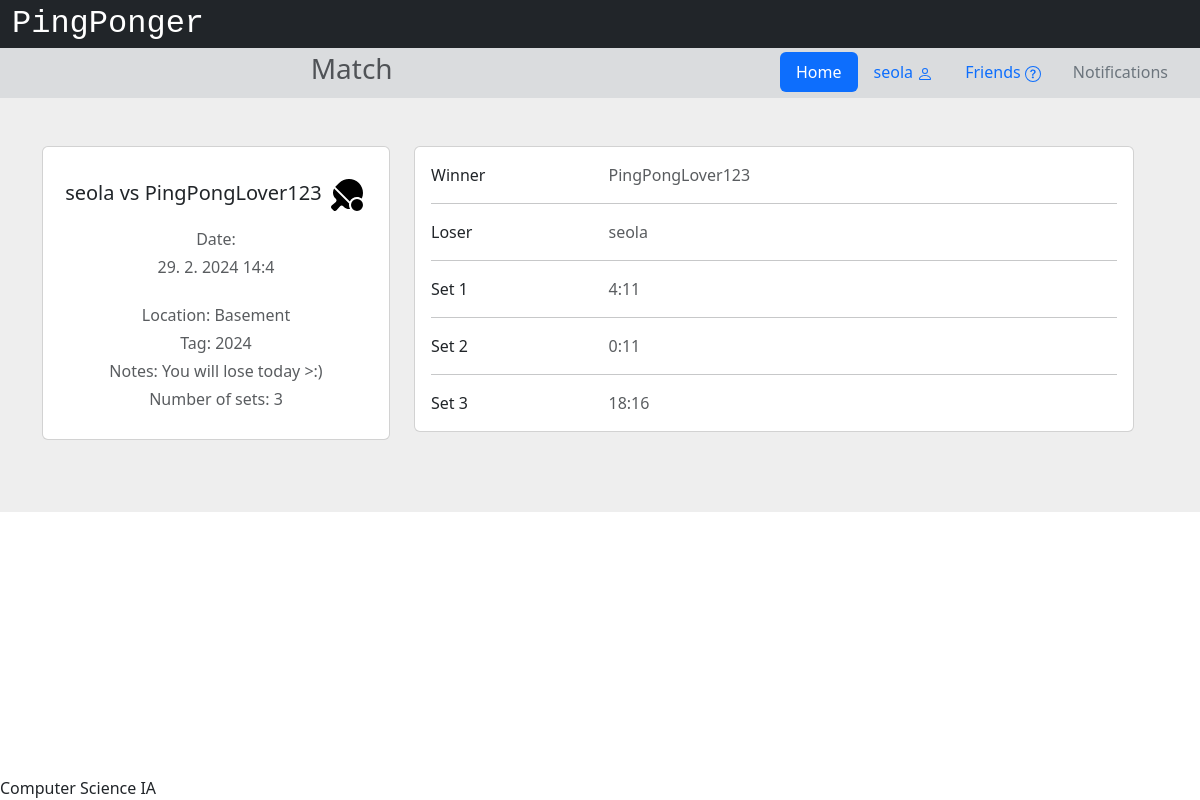
Screenshot of /match/105 (signed in) with the database file from the repository.
### app/models.py (models this page shows, shortened)
class User(db.Model, UserMixin):
    __tablename__ = 'users'
    id = db.Column(db.Integer, primary_key=True)
    username = db.Column(db.String(32), nullable=False)
    email = db.Column(db.String(320), index=True, unique=True, nullable=False)
    password_hash = db.Column(db.String(128))
    join_date = db.Column(db.DateTime(timezone=True), default=datetime.now)
    experience = db.Column(db.String(12))
    age_group = db.Column(db.String(6))
    location_id = db.Column(db.Integer, db.ForeignKey('locations.id'))
    location = db.relationship('Location', back_populates='users')
    notifications = db.Relationship('Notification', back_populates='user', order_by='Notification.id.desc()')

class Friendship(db.Model):
    __tablename__ = 'friendships'
    id = db.Column(db.Integer, primary_key=True)
    friendA = db.Column(db.Integer, nullable=False)
    friendB = db.Column(db.Integer, nullable=False)
    matches = db.Relationship('Match', back_populates='friendship')

class Match(db.Model):
    __tablename__ = 'matches'
    id = db.Column(db.Integer, primary_key=True)
    unique = db.Column(db.String(10), nullable=False)
    notes = db.Column(db.Text())
    setiCount = db.Column(db.Integer)
    date = db.Column(db.DateTime(timezone=True))
    finished = db.Column(db.Boolean)
    confirmA = db.Column(db.Boolean)
    confirmB = db.Column(db.Boolean)
    friendship_id = db.Column(db.Integer, db.ForeignKey('friendships.id'))
    tag_id = db.Column(db.Integer, db.ForeignKey('tags.id'))
    location_id = db.Column(db.Integer, db.ForeignKey('locations.id'))
    friendship = db.relationship('Friendship', back_populates='matches')
    tag = db.relationship('Tag', back_populates='matches')
    location = db.relationship('Location', back_populates='matches')
    winner = db.Column(db.Integer)
    loser = db.Column(db.Integer)
    sets = db.relationship('Set', back_populates='match', lazy=True)

class Location(db.Model):
    __tablename__ = 'locations'
    id = db.Column(db.Integer, primary_key=True)
    location = db.Column(db.String(60))
    users = db.relationship('User', back_populates='location')
    matches = db.relationship('Match', back_populates='location')

class Tag(db.Model):
    __tablename__ = 'tags'
    id = db.Column(db.Integer, primary_key=True)
    tag = db.Column(db.String(60))
    matches = db.relationship('Match', back_populates='tag')

class Set(db.Model):
    id = db.Column(db.Integer, primary_key=True)
    scoreA = db.Column(db.Integer)
    scoreB = db.Column(db.Integer)
    winner = db.Column(db.Integer)
    loser = db.Column(db.Integer)
    match = db.relationship('Match', back_populates='sets', lazy=True)
    match_id = db.Column(db.Integer, db.ForeignKey('matches.id'))

### app/views.py (the view, shortened to what this page needs)
@app.route('/match/<id>')
@login_required
def oneMatch(id):
    session['url'] = url_for('oneMatch', id=id)
    match = Match.query.filter(Match.id == id).first()
    if match == None:
        return redirect(url_for('index'))
    if match.finished:
        return render_template('onematch.html', user=current_user, match=match, User=User, winner=User.query.get(match.winner), loser=User.query.get(match.loser))

### app/views.py (called while the page is built)
@login_manager.user_loader
def load_user(user_id):
    return User.query.get(int(user_id))

### app/templates/onematch.html (shortened to what this page needs)
{% extends "base.html" %}
{% block head %}
    {{ super() }}
{% endblock %}
{% block pagetitle %}Match{% endblock %}
{% block content %}
    <section style="background-color: #eee;">
        <div class="container py-5">
            <div class="row">
                <div class="row">
                    <div class="col-lg-4">
                        <div class="card mb-4">
                            <div class="card-body text-center">
                                <h5 class="my-3">
                                    {{User.query.get(match.friendship.friendA).username}} vs {{User.query.get(match.friendship.friendB).username}}
                                </h5>
                                <p class="text-muted mb-1">Date:</p>
                                <p class="text-muted mb-4">{{match.date.day}}. {{match.date.month}}. {{match.date.year}} {{match.date.hour}}:{{match.date.minute}}</p>
                                <p class="text-muted mb-1">Location: {{match.location.location}}</p>
                                <p class="text-muted mb-1">Tag: {{match.tag.tag}}</p>
                                <p class="text-muted mb-1">Notes: {{match.notes}}</p>
                                <p class="text-muted mb-1">Number of sets: {{match.setiCount}}</p>
                            </div>
                        </div>
                    </div>
                    <div class="col-lg-8">
                        <div class="card mb-4">
                            <div class="card-body">
                                <div class="row">
                                    <div class="col-sm-3">
                                        <p class="mb-0">Winner</p>
                                    </div>
                                    <div class="col-sm-9">
                                        <p class="text-muted mb-0">{{winner.username}}</p>
                                    </div>
                                </div>
                                <hr>
                                <div class="row">
                                    <div class="col-sm-3">
                                        <p class="mb-0">Loser</p>
                                    </div>
                                    <div class="col-sm-9">
                                        <p class="text-muted mb-0">
                                            {{loser.username}}
                                        </p>
                                    </div>
                                </div>
                                {% for i in range(match.setiCount) %}
                                <hr>
                                <div class="row">
                                    <div class="col-sm-3">
                                        <p class="mb-0">Set {{i+1}}</p>
                                    </div>
                                    <div class="col-sm-9">
                                        <p class="text-muted mb-0">
                                            {{match.sets[i].scoreA}}:{{match.sets[i].scoreB}}
                                        </p>
                                    </div>
                                </div>
                                {% endfor %}
                            </div>
                        </div>
                    </div>
                </div>
            </div>
        </div>
    </section>
{% endblock %}

### app/templates/base.html (shortened to what this page needs)
<!DOCTYPE html>
<html lang="en">
    <head>
        {% block head %}
        <link href="https://cdn.jsdelivr.net/npm/bootstrap@5.3.2/dist/css/bootstrap.min.css" rel="stylesheet">
        <link rel="stylesheet" href="https://cdnjs.cloudflare.com/ajax/libs/font-awesome/4.7.0/css/font-awesome.min.css">
        <link rel="stylesheet" href="{{ url_for('static', filename='style.css') }}">
        {% endblock %}
    </head>
    <body>
        <div id="header">
            {% block header %}
            <div class="container-fluid">
                <div class="row bg-dark">
                    <a class="navbar-brand text-white" style="font-size: 2rem; font-family: var(--bs-font-monospace) !important;" href="/">PingPonger</a>
                </div>
                <div class="row bg-secondary bg-opacity-25 p-1">
                    <div class="col-7">
                        <h3 class="text-muted d-flex justify-content-center">
                            {% block pagetitle %}{% endblock %}
                        </h3>
                    </div>
                    <div class="col-5 d-flex justify-content-end">
                        <ul class="nav nav-pills">
                            <li class="nav-item">
                                <a class="nav-link active" href="/">Home</a>
                            </li>
                            <li class="nav-item">
                                {% if current_user.is_authenticated %}
                                    <li class="nav-item">
                                        <a class="nav-link" href="{{url_for('profile', username=current_user.username, userID=current_user.id)}}">{{current_user.username}}
                                        </a>
                                    </li>
                                    {% else %}
                                    <li class="nav-item">
                                        <a class="nav-link" href="/login">Log In</a>
                                    </li>
                                {% endif %}
                            </li>
                            <li class="nav-item">
                                <a class="nav-link" href="{{url_for('allusers', who='friends')}}">
                                        Friends
                                </a>
                            </li>
                            <li class="nav-item">
                                <a class="nav-link text-secondary" href="/notifications">Notifications</a>
                            </li>
                        </ul>
                    </div>
                </div>
            </div>
            {% endblock %}
        </div>
        <div id="content">{% block content %}{% endblock %}</div>
        <div id="footer" class="fixed-bottom">
            {% block footer %}
            Computer Science IA
            {% endblock %}
        </div>
    </body>
</html>

### app/static/style.css (style rules this page uses)
div { text-align: justify; text-justify: inter-word; }

### rows the page displays
User: username "seola"
Friendship: query.get "seola", query.get "PingPongLover123"
Match: date.day "29", date.month "2", date.year "2024", date.hour "14", date.minute "4", notes "You will lose today >:)", setiCount "3"
Location: location.location "Basement"
Tag: tag.tag "2024"
User: username "PingPongLover123"
Set: scoreA "4", scoreB "11"
Set: scoreA "0", scoreB "11"
Set: scoreA "18", scoreB "16"

### other values shown
{{ i+1 }} "1" "2" "3"
